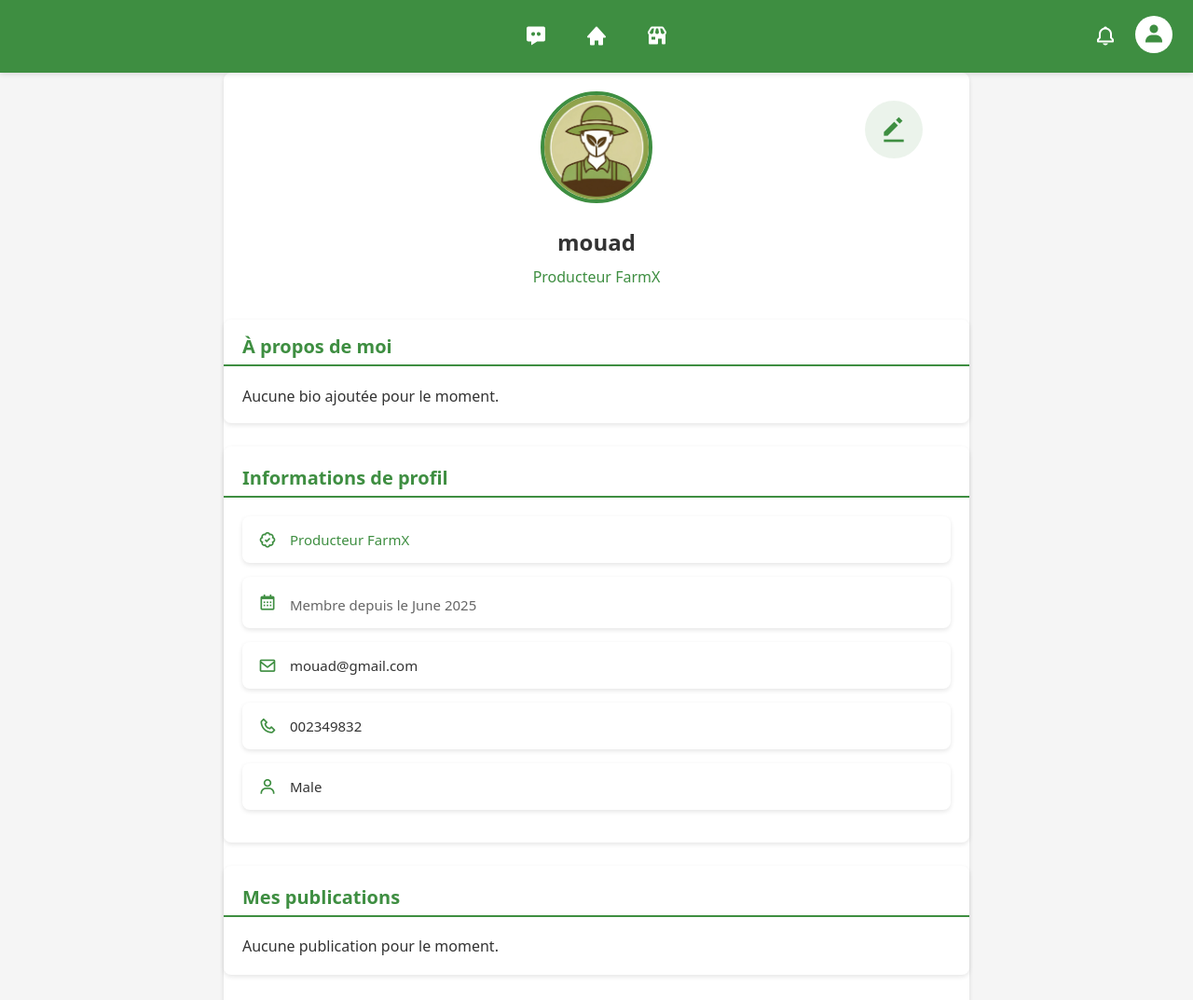
/profile.php (signed in), run on an earlier commit of the app's database.
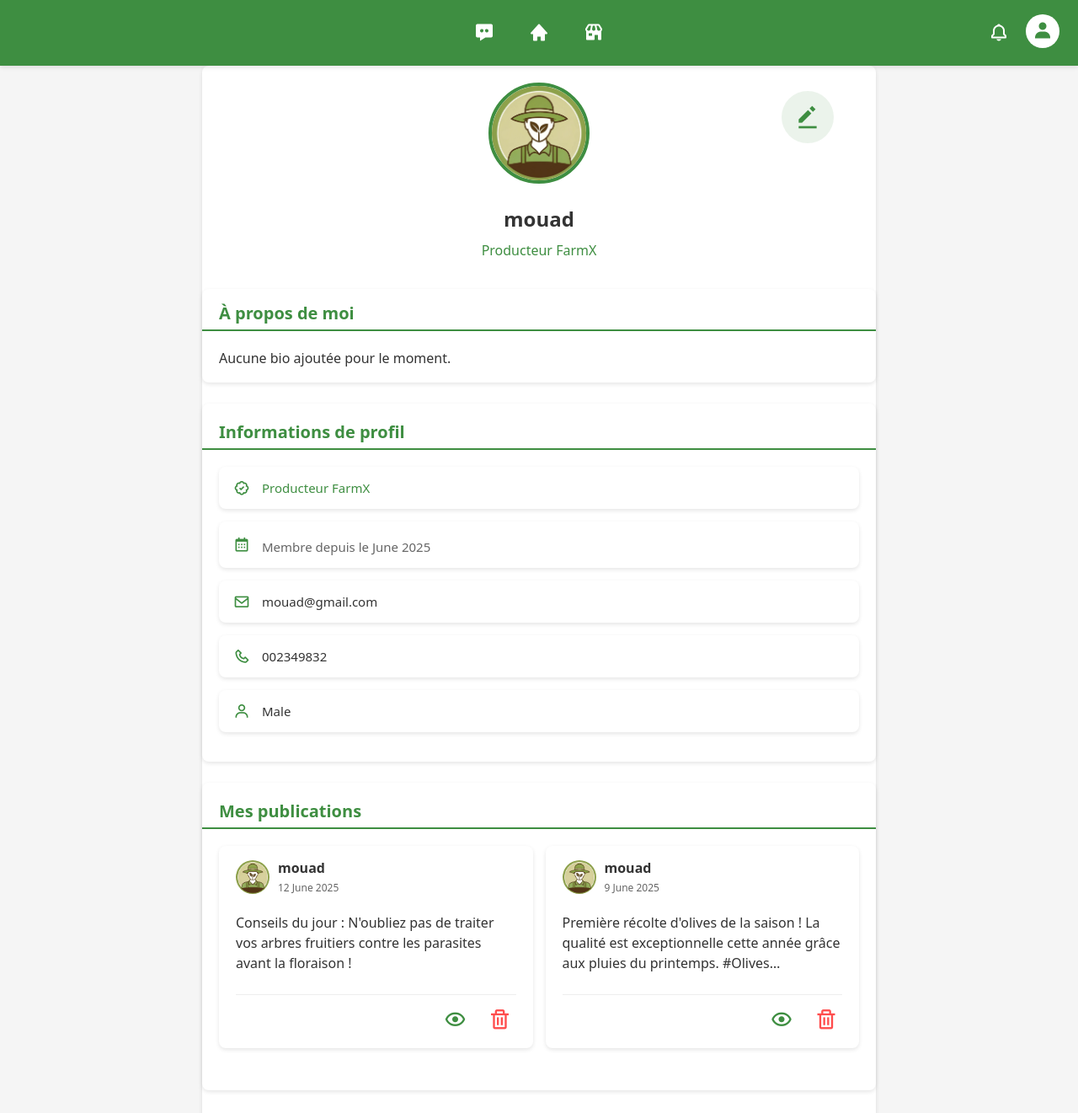
And on a later commit of the database.
### tables this page shows
CREATE TABLE IF NOT EXISTS `users` (
  `id` int NOT NULL AUTO_INCREMENT,
  `username` varchar(100) NOT NULL,
  `email` varchar(255) NOT NULL,
  `phone` varchar(25) DEFAULT NULL,
  `password` varchar(255) NOT NULL,
  `profile_pic` varchar(255) DEFAULT 'Images/profile.jpg',
  `created_at` timestamp NULL DEFAULT CURRENT_TIMESTAMP,
  `bio` text,
  `user_type` varchar(20) NOT NULL,
  `user_tag` varchar(50) DEFAULT NULL,
  `gender` varchar(10) DEFAULT NULL,
  PRIMARY KEY (`id`),
  UNIQUE KEY `username` (`username`),
  UNIQUE KEY `email` (`email`)
);

CREATE TABLE IF NOT EXISTS `posts` (
  `id` int NOT NULL AUTO_INCREMENT,
  `user_id` int NOT NULL,
  `username` varchar(100) NOT NULL,
  `profile_pic` varchar(255) DEFAULT 'Images/profile.jpg',
  `content` text,
  `media_url` varchar(255) DEFAULT NULL,
  `created_at` timestamp NULL DEFAULT CURRENT_TIMESTAMP,
  PRIMARY KEY (`id`),
  KEY `user_id` (`user_id`),
  CONSTRAINT `posts_ibfk_1` FOREIGN KEY (`user_id`) REFERENCES `users` (`id`) ON DELETE CASCADE
);

### profile.php (the view, shortened to what this page needs)
<?php
$servername = "localhost";
$username = "root";
$password = "";
$dbname = "farmx";
try {
    $conn = new mysqli($servername, $username, $password, $dbname);
} catch (Exception $e) {
    die("Database connection error: " . $e->getMessage());
}
$profileId = isset($_GET['id']) ? $_GET['id'] : $_SESSION['user_id'];
$isOwnProfile = $profileId == $_SESSION['user_id'];
$sql = "SELECT username, email, phone, profile_pic, bio, user_type, user_tag, gender, created_at FROM users WHERE id = ?";
$stmt = $conn->prepare($sql);
$stmt->bind_param("i", $profileId);
$stmt->execute();
$stmt->bind_result($username, $email, $phone, $profilePic, $bio, $userType, $userTag, $gender, $createdAt);
$sql = "SELECT p.*,
        (SELECT COUNT(*) FROM likes WHERE post_id = p.id) as like_count,
        (SELECT COUNT(*) FROM comments WHERE post_id = p.id) as comment_count
        FROM posts p
        WHERE p.user_id = ?
        ORDER BY p.created_at DESC";
$stmt = $conn->prepare($sql);
$stmt->bind_param("i", $profileId);
$stmt->execute();
$posts = $stmt->get_result()->fetch_all(MYSQLI_ASSOC);
?>
<!DOCTYPE html>
<html lang="fr">
<head>
    <link href='https://unpkg.com/boxicons@2.1.4/css/boxicons.min.css' rel='stylesheet'>
</head>
<body>
    <header>
        <div class="header-content">
            <div class="nav-links">
                <a href="message.php" title="Messages">
                    <i class='bx bxs-message-dots'></i>
                </a>
                <a href="main.php" title="Accueil">
                    <i class='bx bxs-home'></i>
                </a>
                <a href="market.php" title="Marché">
                    <i class='bx bxs-store'></i>
                </a>
            </div>
            <div class="right-nav">
                <div class="notification-container">
                    <a href="notifications.php" title="Notifications">
                        <i class='bx bx-bell notification-icon'></i>
                    </a>
                </div>
                <a href="profile.php" class="activated" title="Profil">
                    <i class='bx bxs-user'></i>
                </a>
                <a href="logout.php" title="Déconnexion">
                    <i class='bx bx-log-out'></i>
                </a>
            </div>
        </div>
    </header>
    <div class="profile-container">
        <div class="profile-header">
            <img id="profile-picture" src="<?php echo $profilePic ? $profilePic . '?t=' . time() : 'Images/profile.jpg'; ?>" alt="Image de profil">
            <h1 id="profile-name"><?php echo htmlspecialchars($username ?? ''); ?></h1>
            <p class="user-tag"><?php echo htmlspecialchars($userTag ?? ''); ?></p>
            <?php if ($isOwnProfile): ?>
            <div class="edit-profile-button">
                <a href="edit_profile.php" class="edit-profile-btn" title="Modifier le profil">
                    <i class='bx bxs-edit-alt'></i>
                </a>
            </div>
            <?php endif; ?>
        </div>
        <div class="bio-section">
            <h2>À propos de moi</h2>
            <p><?php echo !empty($bio) ? htmlspecialchars($bio) : 'Aucune bio ajoutée pour le moment.'; ?></p>
        </div>
        <div class="profile-section">
            <h2>Informations de profil</h2>
            <div class="info">
                <i class='bx bx-badge-check'></i>
                <span class="user-type"><?php echo htmlspecialchars($userTag ?? ''); ?></span>
            </div>
            <div class="info">
                <i class='bx bx-calendar'></i>
                <span class="join-date">Membre depuis le <?php echo date('F Y', strtotime($createdAt)); ?></span>
            </div>
            <div class="info">
                <i class='bx bx-envelope'></i>
                <span id="profile-email"><?php echo htmlspecialchars($email ?? ''); ?></span>
            </div>
            <div class="info">
                <i class='bx bx-phone'></i>
                <span id="profile-phone"><?php echo '0' . substr(htmlspecialchars($phone ?? ''), -8); ?></span>
            </div>
            <?php if (!empty($gender)): ?>
            <div class="info">
                <i class='bx bx-user'></i>
                <span id="profile-gender"><?php echo ucfirst(htmlspecialchars($gender)); ?></span>
            </div>
            <?php endif; ?>
        </div>
<div class="posts-section">
    <h2>Mes publications</h2>
    <?php if (empty($posts)): ?>
        <p>Aucune publication pour le moment.</p>
    <?php else: ?>
        <div class="posts-grid">
            <?php foreach ($posts as $post): ?>
                <div class="post">
                    <div class="post-header">
                        <img src="<?php echo $profilePic ? $profilePic . '?t=' . time() : 'Images/profile.jpg'; ?>" alt="Image de profil" class="profile-pic">
                        <div class="post-info">
                            <h3><?php echo htmlspecialchars($username ?? ''); ?></h3>
                            <span class="post-date"><?php echo date('j F Y', strtotime($post['created_at'])); ?></span>
                        </div>
                    </div>
                    <div class="post-content">
                        <?php echo nl2br(htmlspecialchars($post['content'])); ?>
                    </div>
                    <div class="post-footer-actions">
                        <a href="main.php?post_id=<?php echo $post['id']; ?>" class="view-in-feed-btn" title="Voir dans le fil">
                            <i class='bx bx-show'></i>
                        </a>
                        <?php if ($isOwnProfile): ?>
                        <form method="POST" class="delete-post-form" data-post-id="<?php echo $post['id']; ?>" style="display: inline;">
                            <button type="submit" class="delete-post-btn" title="Supprimer la publication">
                                <i class='bx bx-trash'></i>
                            </button>
                        </form>
                        <?php endif; ?>
                    </div>
                </div>
            <?php endforeach; ?>
        </div>
    <?php endif; ?>
        </div>
    </div>
</body>
</html>

What changed in the data, as far as the page shows it:
added posts: user.profile_pic (placeholder picture), user.username "mouad", created_at "12 June 2025", content "Conseils du jour : N'oubliez pas de traiter vos arbres fruitiers contre les parasites avant la floraison !"
added posts: user.profile_pic (placeholder picture), user.username "mouad", created_at "9 June 2025", content "Première récolte d'olives de la saison ! La qualité est exceptionnelle cette année grâce aux pluies du printemps.…"
Also different on the page:
text no longer shown: "Aucune publication pour le moment."
